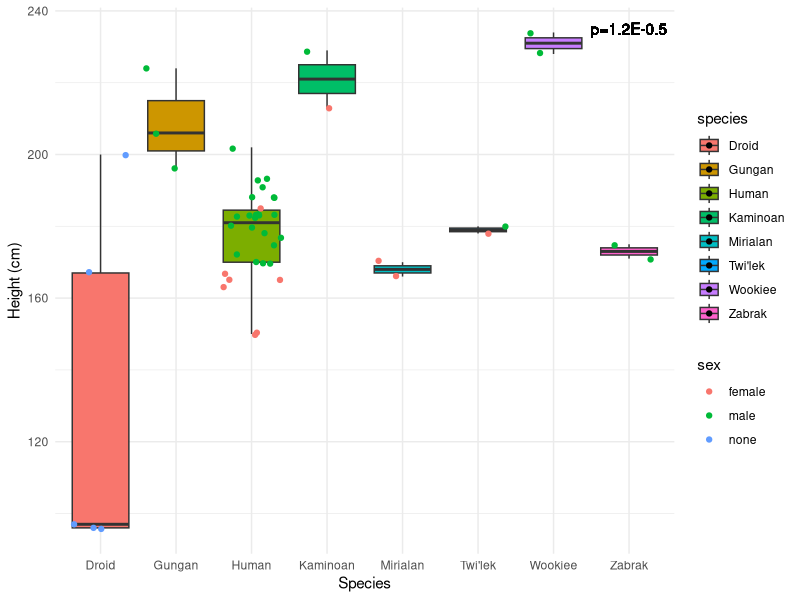
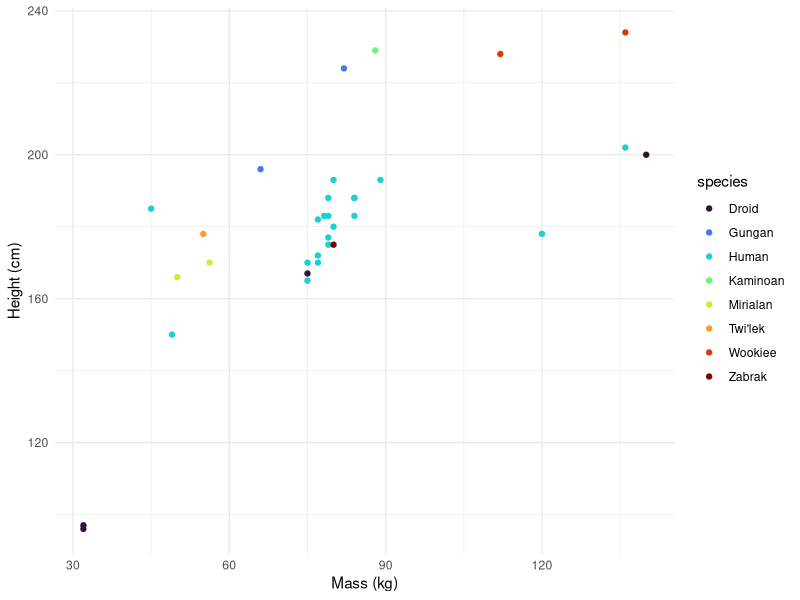
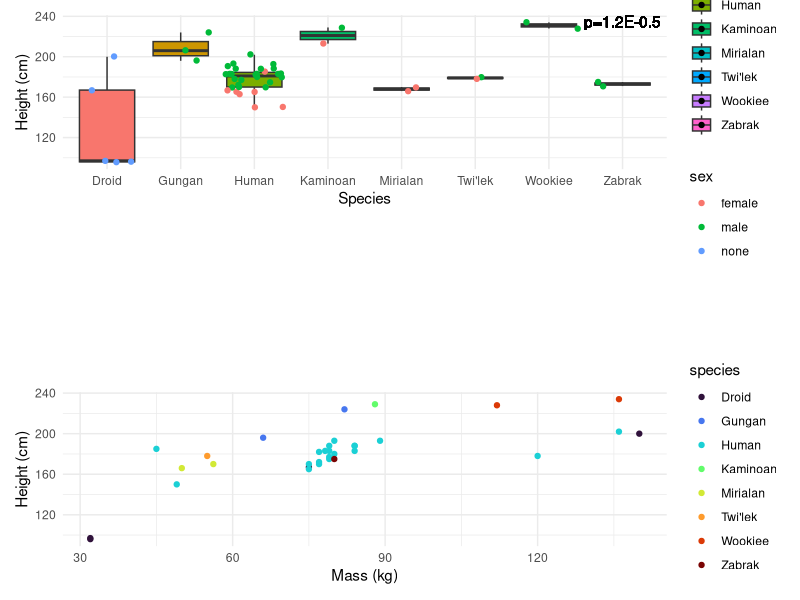

Write R code to recreate these figures, in order.
## ---- chunk 1
knitr::opts_chunk$set(echo = TRUE)
## ---- chunk 2
library(tidyverse)
starwars <- starwars
species_count <- starwars %>%
  group_by(species) %>%
  summarize(Total_Number = n()) %>%
  filter(Total_Number > 1)
species_count
## ---- chunk 3
glimpse(starwars)
new_starwars <- starwars %>%
  filter(species %in% species_count$species) %>%
  select(1:11)
glimpse(new_starwars)
## ---- chunk 4
clean_starwars <- new_starwars %>%
  filter(height != is.na(height))  %>%
  filter(species != is.na(species))
clean_starwars

anyNA(clean_starwars[,2])

summary_starwars <- clean_starwars %>%
  group_by(species) %>%
  summarize(mean_height = mean(height), median_height = median(height), stdev_height = sd(height))
summary_starwars
## ---- chunk 5
plot1 <- clean_starwars %>%
  ggplot(aes(x = species, y = height, fill = species)) +
  geom_boxplot() +
  theme_minimal() +
  labs(x = "Species", y = "Height (cm)") +
  geom_text(data = NULL, x = 8, y = 235, label = "p=1.2E-0.5") +
  geom_jitter(aes(color = sex))
plot1
## ---- chunk 6
library(viridis)
cols <- viridis(8, option = "turbo")
plot2 <- clean_starwars %>%
  ggplot(aes(x = mass, y = height, col = species)) + 
  geom_point() + 
  labs(x = "Mass (kg)", y = "Height (cm)") +
  theme_minimal() +
  scale_color_manual(values = cols)
plot2
## ---- chunk 7
library(patchwork)
plot1 / plot_spacer() + plot2
